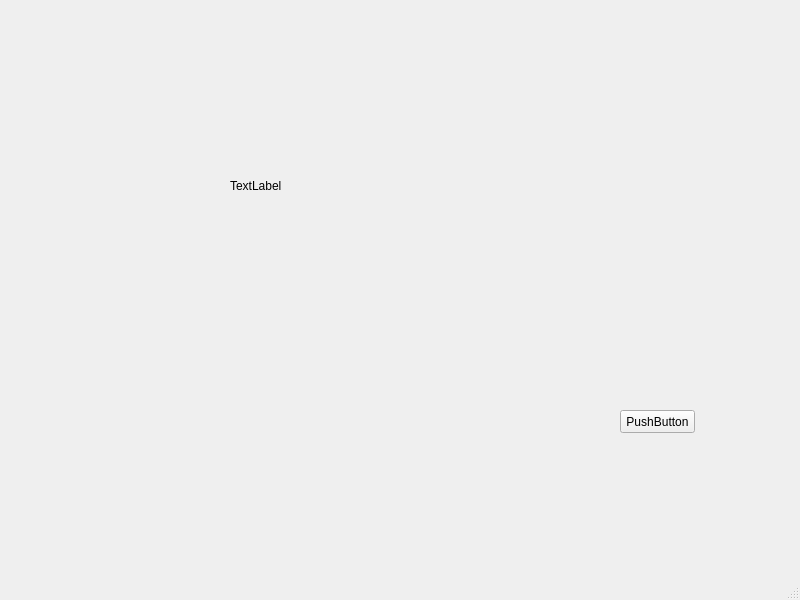
<?xml version="1.0" encoding="UTF-8"?>
<ui version="4.0">
 <class>MainWindow</class>
 <widget class="QMainWindow" name="MainWindow">
  <property name="geometry">
   <rect>
    <x>0</x>
    <y>0</y>
    <width>800</width>
    <height>600</height>
   </rect>
  </property>
  <property name="windowTitle">
   <string>MainWindow</string>
  </property>
  <widget class="QWidget" name="centralwidget">
   <widget class="QLabel" name="label">
    <property name="geometry">
     <rect>
      <x>230</x>
      <y>90</y>
      <width>221</width>
      <height>191</height>
     </rect>
    </property>
    <property name="text">
     <string>TextLabel</string>
    </property>
   </widget>
   <widget class="QPushButton" name="pushButton">
    <property name="geometry">
     <rect>
      <x>620</x>
      <y>410</y>
      <width>75</width>
      <height>23</height>
     </rect>
    </property>
    <property name="text">
     <string>PushButton</string>
    </property>
   </widget>
  </widget>
  <widget class="QMenuBar" name="menubar">
   <property name="geometry">
    <rect>
     <x>0</x>
     <y>0</y>
     <width>800</width>
     <height>21</height>
    </rect>
   </property>
  </widget>
  <widget class="QStatusBar" name="statusbar"/>
 </widget>
 <resources/>
 <connections/>
</ui>
